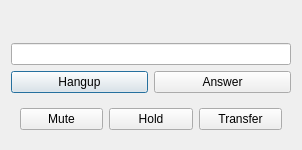
<?xml version="1.0" encoding="UTF-8"?>
<ui version="4.0">
 <class>Call</class>
 <widget class="QDialog" name="Call">
  <property name="geometry">
   <rect>
    <x>0</x>
    <y>0</y>
    <width>302</width>
    <height>150</height>
   </rect>
  </property>
  <property name="sizePolicy">
   <sizepolicy hsizetype="Fixed" vsizetype="Fixed">
    <horstretch>0</horstretch>
    <verstretch>0</verstretch>
   </sizepolicy>
  </property>
  <property name="windowTitle">
   <string>Call</string>
  </property>
  <layout class="QGridLayout" name="gridLayout">
   <item row="0" column="0">
    <widget class="QLabel" name="whoLabel">
     <property name="text">
      <string/>
     </property>
    </widget>
   </item>
   <item row="4" column="0">
    <layout class="QHBoxLayout" name="horizontalLayout">
     <item>
      <widget class="QPushButton" name="cancelButton">
       <property name="text">
        <string>Hangup</string>
       </property>
      </widget>
     </item>
     <item>
      <widget class="QPushButton" name="answerButton">
       <property name="text">
        <string>Answer</string>
       </property>
      </widget>
     </item>
    </layout>
   </item>
   <item row="3" column="0">
    <widget class="QLineEdit" name="dtmfInput"/>
   </item>
   <item row="5" column="0">
    <widget class="QWidget" name="callAction" native="true">
     <layout class="QHBoxLayout" name="callActions">
      <item>
       <widget class="QPushButton" name="muteButton">
        <property name="text">
         <string>Mute</string>
        </property>
       </widget>
      </item>
      <item>
       <widget class="QPushButton" name="holdButton">
        <property name="text">
         <string>Hold</string>
        </property>
       </widget>
      </item>
      <item>
       <widget class="QPushButton" name="transferButton">
        <property name="text">
         <string>Transfer</string>
        </property>
       </widget>
      </item>
     </layout>
    </widget>
   </item>
  </layout>
 </widget>
 <resources/>
 <connections/>
</ui>
